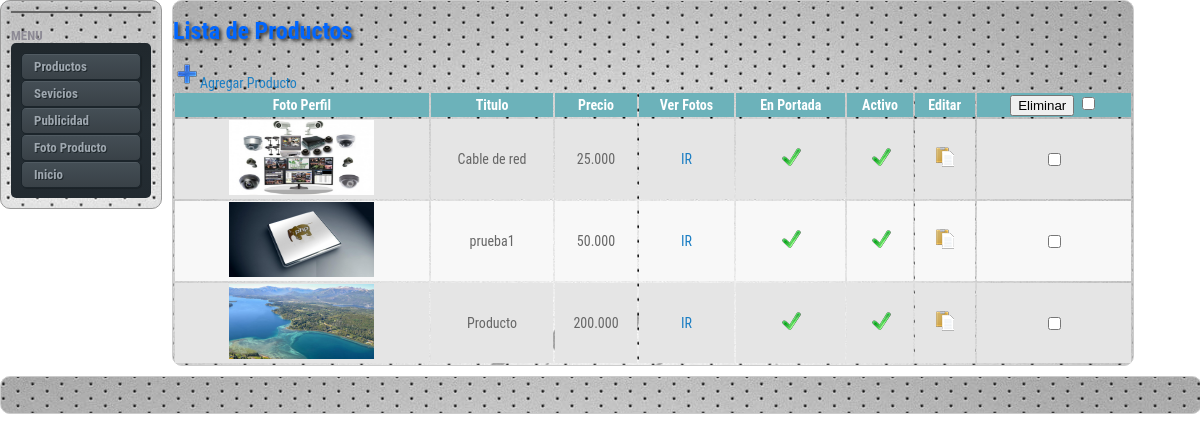
Screenshot of /admin/producto-lista.php with the database file from the repository.
### tables this page shows
CREATE TABLE `producto` (
  `idProducto` int(11) NOT NULL AUTO_INCREMENT,
  `Titulo` varchar(50) DEFAULT NULL,
  `DescripcionCorta` varchar(200) DEFAULT NULL,
  `Precio` varchar(50) DEFAULT NULL,
  `Activo` int(11) DEFAULT NULL,
  `FotoPerfil` varchar(100) DEFAULT NULL,
  `EnPortada` int(11) DEFAULT NULL,
  PRIMARY KEY (`idProducto`)
);

### includes/funciones.php (called while the page is built, shortened)
<?php
$tablerow_count=0;
function tablerowswitch() {
	global $tablerow_count;
	$tablerow_count++;
	if ($tablerow_count % 2) {
	return "trFila1";
	}
	else {
	return "trFila2";
	}
}
?>

### admin/producto-lista.php (the view, shortened to what this page needs)
<?php require_once('../Connections/conexion.php');?>
<?php
$sql = "SELECT * FROM producto ORDER BY idProducto DESC";
$query = mysql_query($sql, $conexion) or die(mysql_error());
$row = mysql_fetch_assoc($query);
?>
<!doctype html>
<html>
<head>
<link href="../css/principaladmin.css" rel="stylesheet" type="text/css">
</head>
<body>
<div class="container">
  <div class="sidebar1">
    <ul class="nav">
      <li></li>
    </ul>
    <?php include("../includes/includeadmin.php");
?>
    </div>
  <div class="content">
    <h1>Lista de Productos</h1>
    <a href="producto-add.php"><img src="../images/iconos/add.png">Agregar Producto</a>
    <form action="producto-estado.php" method="post">
<table width="100%" border="0">
  <tr class="fondotitulo">
  <td align="center"><strong>Foto Perfil</strong></td>
     <td align="center"><strong>Titulo</strong></td>
     <td align="center"><strong>Precio</strong></td>
     <td align="center"><strong>Ver Fotos</strong></td>
     <td align="center"><strong>En Portada</strong></td>
     <td align="center"><strong>Activo</strong>
     <td align="center"> <strong>Editar</strong></td>
     <td align="center"><input name="BtnEliminar" type="submit" class="botondelete" value="Eliminar"/>
       <input id="chk_all" type="checkbox"/></td>
   </tr>
   <?php do { ?>
     <?php $valorestiloactual=tablerowswitch()?>
 <tr class="<?php echo $valorestiloactual; ?>" onmouseover="this.className='trBrillo'" onmouseout="this.className='<?php echo $valorestiloactual; ?>'">
     <td align="center"><img src="../images/<?php echo $row['FotoPerfil'];?>" alt="" width="145" height="75" /></td>
     <td align="center"><?php echo $row['Titulo']; ?></td>
     <td align="center"><?php echo $row['Precio']; ?></td>
     <td align="center"><a href="lista_fotos.php?varFoto=<?php echo $row['idProducto'];?>&varPoirdaes=<?php echo $row['idProducto']; ?>">IR</a></td>
        <td align="center"><?php if ($row['EnPortada']==1) {?>
        <a href="producto-estado.php?varPortada=<?php echo $row['idProducto'];?>&EnPortada=0&EnPor=EnPor"><img src="../images/iconos/check.png" width="27" height="27" alt="Activo"></a>
      <?php   }else{?>
        <a href="producto-estado.php?varPortada=<?php echo $row['idProducto'];?>&EnPortada=1&EnPor=EnPor">
        <img src="../images/iconos/cancel.png" width="27" height="27" alt="Inactivo"></a>
        </td>
       <?php  }?>
      <td align="center"><?php if ($row['Activo']==1) {?>
        <a href="producto-estado.php?varProp=<?php echo $row['idProducto'];?>&Activo=0&act=act"><img src="../images/iconos/check.png" width="27" height="27" alt="Activo"></a>
      <?php   }else{?>
      <a href="producto-estado.php?varProp=<?php echo $row['idProducto'];?>&Activo=1&act=act">
        <img src="../images/iconos/cancel.png" width="27" height="27" alt="Inactivo"></a>
        </td>
       <?php  }?>
     <td align="center"><a href="producto-edit.php?varProp=<?php echo $row['idProducto']; ?>"><img src="../images/iconos/editar.png" alt="" width="27" height="27" /></a></td>
     <td align="center"><input  type="checkbox" name="IdsPropiedades[]" value="<?php echo $row['idProducto']; ?>" /></td>
        <?php } while ($row = mysql_fetch_assoc($query)); ?>
   </tr>
 </table>
 </form>
 </div>
  <div class="footer">
    <p>&nbsp;</p>
    </div>
  </div>
</body>
</html>

### css/principaladmin.css (style rules this page uses)
body { margin: 0; padding: 0; color: #333; background-repeat: no-repeat; background-position: center center; font-family:'Roboto Condensed', sans-serif; font-size: 14px; line-height: normal; background-color: #FFF; }
ul, ol, dl { padding: 0; margin: 0; }
h3, h4, h5, h6, { margin-top: 0; padding-right: 15px; padding-left: 0px; font-size: 13px; }
p { margin: 0px; padding: 0px; }
a img { border: none; }
h1 { font-size: 24px; color: #06F; border-top-width: 1px; border-right-width: 1px; border-bottom-width: 1px; border-left-width: 1px; border-top-style: none; border-right-style: none; border-bottom-style: none; border-left-style: none; text-shadow: 0.1em 0.1em 0.15em #333; }
a { color: #1b7ec3; text-decoration: none; }
.container { width: 100%; background-color: #FFF; margin-top: 0; margin-right: auto; margin-bottom: 0; margin-left: auto; }
.sidebar1 { float: left; background-color: #FFF; border: 1px solid #999999; width: 140px; -moz-border-radius: 10px; -webkit-border-radius: 10px; box-shadow: inset 0 0 8px #dcddde; -moz-box-shadow: inset 0 0 8px #dcddde; -webkit-box-shadow: inset 0 0 8px #dcddde; background-image: url(../images/fondo.jpg); background-repeat: repeat-x; background-position: center top; margin-right: 10px; padding: 10px; font-size: 13px; color: #8D8A95; right: 10px; }
.content { width: 780px; float: left; background-color: #FFF; border: 1px solid #CCCCCC; width: 80%; -moz-border-radius: 10px; -webkit-border-radius: 10px; background-image: url(../images/fondo.jpg); background-repeat: repeat-x; background-position: center top; color: #666; margin: 0px; padding: 0px; clip: rect(auto,100px,auto,auto); }
ul.nav { list-style: none; border-top: 1px solid #666; margin-bottom: 15px; }
ul.nav li { border-bottom: 1px solid #666; }
.footer { position: relative; clear: both; background-color: #FFF; border: 1px solid #CCCCCC; width: 100%; -moz-border-radius: 10px; -webkit-border-radius: 10px; background-image: url(../images/fondo.jpg); background-repeat: repeat-x; background-position: center top; padding-top: 10px; padding-right: 0; padding-bottom: 10px; padding-left: 0; top: 10px; }
.fondotitulo { color: #FFF; background-color: #6CB2BA; }
.trFila1 { background-color: #E5E5E5; }
.trFila2 { background-color: #F8F8F8; }

### rows the page displays
producto: FotoPerfil (picture), Titulo "Cable de red", Precio "25.000", EnPortada 1 (drawn), Activo 1 (drawn)
producto: FotoPerfil (picture), Titulo "prueba1", Precio "50.000", EnPortada 1 (drawn), Activo 1 (drawn)
producto: FotoPerfil (picture), Titulo "Producto", Precio "200.000", EnPortada 1 (drawn), Activo 1 (drawn)
